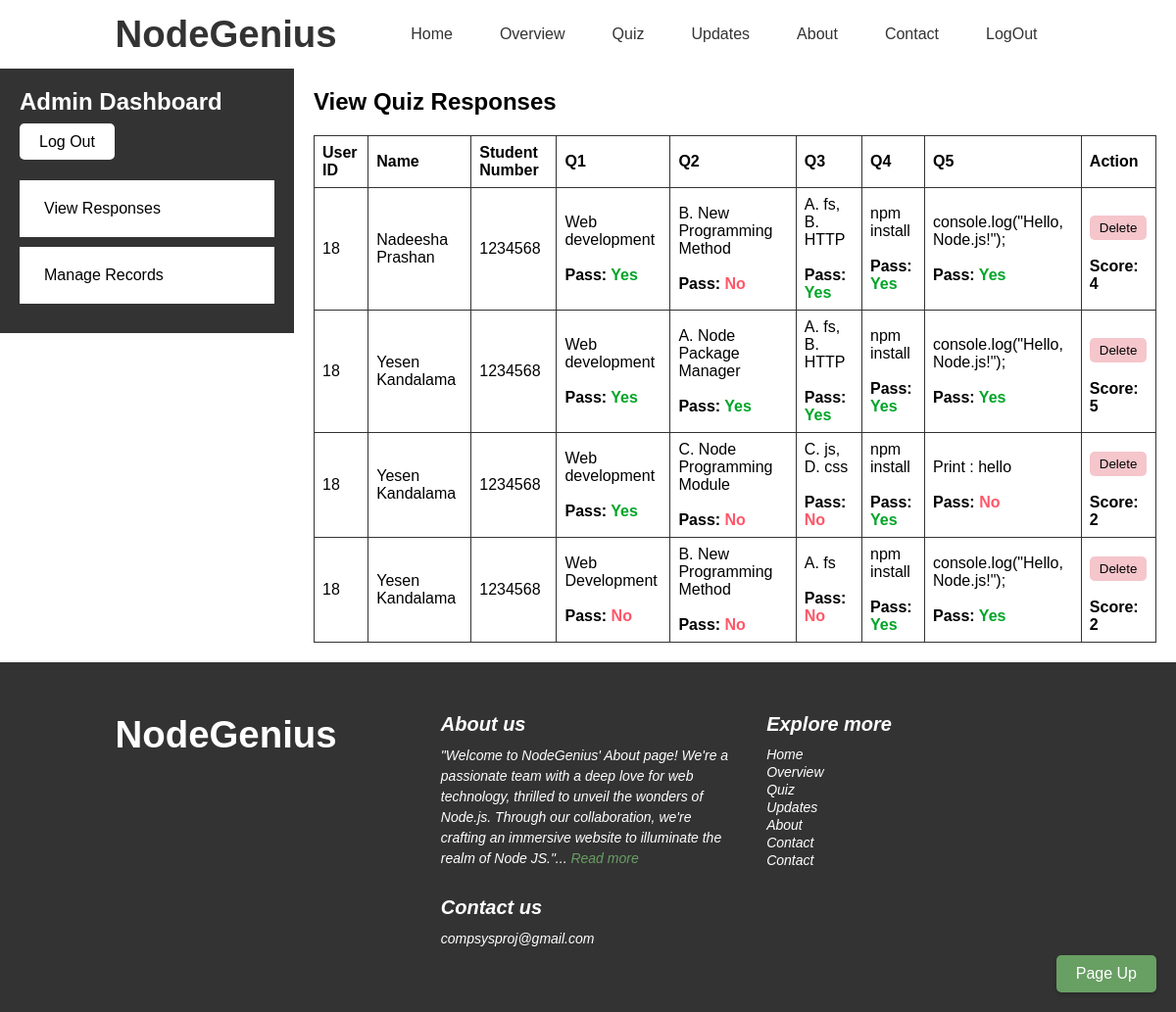
/manage.php (signed in), run on the app's committed database.
### tables this page shows
CREATE TABLE `quiz_responses` (
  `quiz_responses_id` int(11) NOT NULL,
  `user_id` int(11) DEFAULT NULL,
  `first_name` varchar(30) NOT NULL,
  `last_name` varchar(30) NOT NULL,
  `student_number` int(10) NOT NULL,
  `attempt_date` timestamp NOT NULL DEFAULT current_timestamp(),
  `q1` text NOT NULL,
  `q2` varchar(50) NOT NULL,
  `q3` varchar(255) DEFAULT NULL,
  `q4` varchar(50) NOT NULL,
  `q5` text NOT NULL
);

CREATE TABLE `quiz_scores` (
  `id` int(11) NOT NULL,
  `user_id` int(10) NOT NULL,
  `attempt_date` timestamp NOT NULL DEFAULT current_timestamp(),
  `score` int(11) DEFAULT NULL,
  `q1_correct` tinyint(1) DEFAULT NULL,
  `q2_correct` tinyint(1) DEFAULT NULL,
  `q3_correct` tinyint(1) DEFAULT NULL,
  `q4_correct` tinyint(1) DEFAULT NULL,
  `q5_correct` tinyint(1) DEFAULT NULL
);

### manage.php (the view, shortened to what this page needs)
<?php
require 'header.inc';
require 'connect.inc';
$query = "SELECT qr.quiz_responses_id, qr.user_id, qr.first_name, qr.last_name, qr.student_number,
                 qr.q1, qr.q2, qr.q3, qr.q4, qr.q5,
                 qs.score, qs.q1_correct, qs.q2_correct, qs.q3_correct, qs.q4_correct, qs.q5_correct
          FROM quiz_responses qr
          LEFT JOIN quiz_scores qs ON qr.attempt_date = qs.attempt_date";
$result = $conn->query($query);
?>
<div class="admin-dashboard">
    <div class="sidebar">
        <h2>Admin Dashboard</h2>
        <br>
        <a class="admin-logout" href="logout.php">Log Out</a>
        <br>
        <ul class="tabs">
            <li><a href="#" class="active" onclick="showTab('responses')">View Responses</a></li>
            <li><a href="#" onclick="showTab('records')">Manage Records</a></li>
        </ul>
    </div>
    <div id="responses" class="tab-content content">
        <h2>View Quiz Responses</h2>
        <table>
            <thead>
                <tr>
                    <th>User ID</th>
                    <th>Name</th>
                    <th>Student Number</th>
                    <th>Q1</th>
                    <th>Q2</th>
                    <th>Q3</th>
                    <th>Q4</th>
                    <th>Q5</th>
                    <th>Action</th>
                </tr>
            </thead>
            <tbody>
                <?php
                    while ($row = $result->fetch_assoc()) {
                        echo "<tr>";
                        echo "<td>{$row['user_id']}</td>";
                        echo "<td>{$row['first_name']} {$row['last_name']}</td>";
                        echo "<td>{$row['student_number']}</td>";
                        echo "<td>{$row['q1']}<br>";
                        echo "<br/>";
                        echo " <b> Pass: " . ($row['q1_correct'] == 1 ? "<span class='pass'> Yes </span> </b>" : "<span class='fail'> No </span> </b>") . "<br>";
                        echo "</td>";
                        echo "<td>{$row['q2']}<br>";
                        echo "<br/>";
                        echo " <b> Pass: " . ($row['q2_correct'] == 1 ? "<span class='pass'> Yes </span> </b>" : "<span class='fail'> No </span> </b>") . "<br>";
                        echo "</td>";
                        echo "<td>{$row['q3']}<br>";
                        echo "<br/>";
                        echo " <b> Pass: " . ($row['q3_correct'] == 1 ? "<span class='pass'> Yes </span> </b>" : "<span class='fail'> No </span> </b>") . "<br>";
                        echo "</td>";
                        echo "<td>{$row['q4']}<br>";
                        echo "<br/>";
                        echo " <b>  Pass: " . ($row['q4_correct'] == 1 ? "<span class='pass'> Yes </span> </b>" : "<span class='fail'> No </span> </b>") . "<br>";
                        echo "</td>";
                        echo "<td>{$row['q5']}<br>";
                        echo "<br/>";
                        echo " <b> Pass: " . ($row['q5_correct'] == 1 ? "<span class='pass'> Yes </span> </b>" : "<span class='fail'> No </span> </b>") . "<br>";
                        echo "</td>";
                        echo "<td>";
                        echo "<form action='' method='post'>";
                        echo "<button type='submit' class='delete_record' name='delete_record'>Delete</button>";
                        echo "</form>";
                        echo "<b> Score: " . $row['score'] ."</b>";
                        echo "</td>";
                        echo "</tr>";
                    }
                ?>
            </tbody>
        </table>
    </div>
</div>
<?php
require 'footer.inc';
?>

### styles/style.css (style rules this page uses)
:root { --white: #FFFFFF; --black: #333333; --green: #689F63; }
* { margin: 0; box-sizing: border-box; outline: transparent; }
body { font-size: 16px; font-family: 'Open Sans', sans-serif; }
a { text-decoration: none; }
* { padding: 0; margin: 0; box-sizing: border-box; font-family: "Poppins", sans-serif; }

### styles/admin.css (style rules this page uses)
.admin-dashboard { display: flex; justify-content: space-between; align-items: flex-start; }
.sidebar { width: 25%; padding: 20px; background-color: #333333; color: #FFFFFF; }
.sidebar h2 { margin-top: 0; }
.sidebar ul { list-style: none; padding: 0; }
.sidebar li { margin-bottom: 10px; }
.sidebar a { color: #FFFFFF; text-decoration: none; }
.content { width: 75%; padding: 20px; }
.content h2 { margin-top: 0; }
table { width: 100%; border-collapse: collapse; margin-top: 20px; }
thead th, tbody td { border: 1px solid #333333; padding: 8px; text-align: left; }
.fail { color: #ff5769; }
.pass { color: #00a528; }
.delete_record { color: black; background: #F5C6CB; border: none; padding: 5px 10px; border-radius: 5px; margin-top: 10px; }
a.admin-logout { background: white; padding: 10px 20px; color: black; border-radius: 5px; }
.tabs { margin-top: 30px; }
.tabs li a { display: block; padding: 20px 25px; color: black; text-decoration: none; background-color: white; transition: background-color 0.3s, color 0.3s; }

### data on the page
quiz_responses: user "18", first_name "Nadeesha", last_name "Prashan", student_number "1234568", q1 "Web development", shows "Yes", q2 "B. New Programming Method", shows "No", q3 "A. fs, B. HTTP", q4 "npm install", q5 "console.log(\"Hello, Node.js!\");", quiz_scores.score "4"
quiz_responses: user "18", first_name "Yesen", last_name "Kandalama", student_number "1234568", q1 "Web development", q2 "A. Node Package Manager", q3 "A. fs, B. HTTP", q4 "npm install", q5 "console.log(\"Hello, Node.js!\");", quiz_scores.score "5"
quiz_responses: user "18", first_name "Yesen", last_name "Kandalama", student_number "1234568", q1 "Web development", q2 "C. Node Programming Module", q3 "C. js, D. css", q4 "npm install", q5 "Print : hello", quiz_scores.score "2"
quiz_responses: user "18", first_name "Yesen", last_name "Kandalama", student_number "1234568", q1 "Web Development", shows "No", q2 "B. New Programming Method", q3 "A. fs", q4 "npm install", q5 "console.log(\"Hello, Node.js!\");", quiz_scores.score "2"
